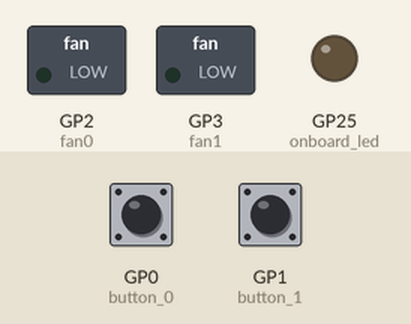
This program was run on a simulated Raspberry Pi Pico running MicroPython. On the bench: switched loads named in the program (green lamp = pin HIGH), output pins drawn as LEDs (lit = HIGH). Dashed ring = blinking. The test bench sets the inputs (shaded band); at power-on: GP0 (button_0) HIGH, GP1 (button_1) HIGH.

Above: at 1.2 s.
1.3 s: GP0 (button_0) pulled LOW for 3.2 s
At 4.9 s:
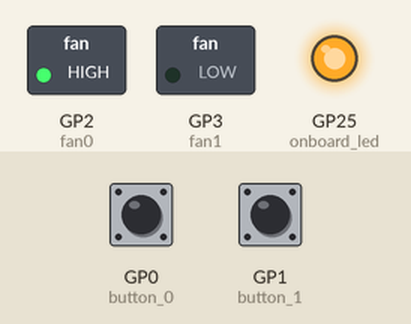
6.0 s: GP1 (button_1) pulled LOW for 0.15 s
At 7.2 s:
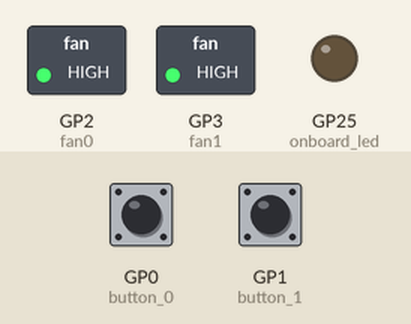
7.6 s: GP0 (button_0) pulled LOW for 0.15 s
At 8.6 s:
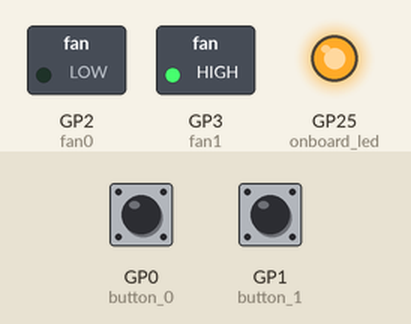
9.2 s: GP1 (button_1) pulled LOW for 3.2 s
At 10.1 s:
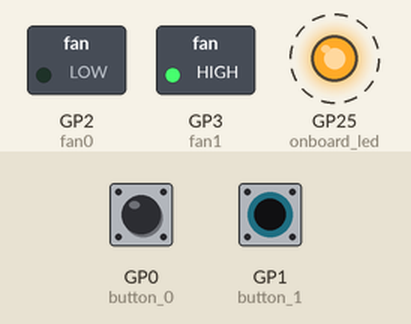
Timing chart, 0 to 13.7 s (numbered marks = the images above; inputs shaded):
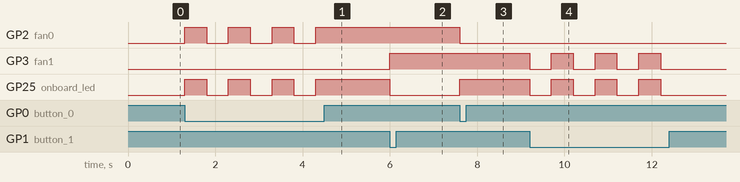

Measured:
- after the input at 1.3 s, GP2 (fan0), GP25 (onboard_led): alternates HIGH for 0.50 s and LOW for 0.50 s, 7 changes in all, then stays HIGH, starting at once
- after the input at 6.0 s, GP3 (fan1): LOW → HIGH at once; GP25 (onboard_led): HIGH → LOW at once
- after the input at 7.6 s, GP2 (fan0): HIGH → LOW at once; GP25 (onboard_led): LOW → HIGH at once
- after the input at 9.2 s, GP3 (fan1), GP25 (onboard_led): alternates HIGH for 0.50 s and LOW for 0.50 s, 7 changes in all, then stays LOW, starting at once

The program:

fansSoldered.py
```python
import machine
import utime

onboard_led = machine.Pin(25, machine.Pin.OUT)

button_0 = machine.Pin(0, machine.Pin.IN, machine.Pin.PULL_UP)
button_1 = machine.Pin(1, machine.Pin.IN, machine.Pin.PULL_UP)

fan0 = machine.Pin(2, machine.Pin.OUT)
fan1 = machine.Pin(3, machine.Pin.OUT)

while True:

    if button_0.value() == 0:
        onboard_led.toggle()
        fan0.toggle()
        utime.sleep(0.5)

    if button_1.value() == 0:
        onboard_led.toggle()
        fan1.toggle()
        utime.sleep(0.5)
```
